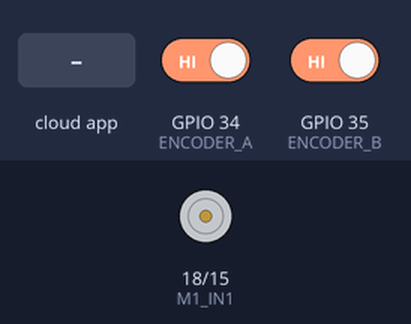
Recording of a sketch running on a simulated ESP32. Parts: motor-driver pin pairs drawn as motors (green arrow = first pin HIGH = forward, orange = second pin HIGH = backward, longer = more drive, scaled by the enable pin). The test bench sets the inputs (shaded band); at power-on: GPIO 34 (ENCODER_A) HIGH, GPIO 35 (ENCODER_B) HIGH. The ROS host is connected and sends only what is stated.

Above: at 3.2 s.
3.3 s: the phone or cloud app sets motor_input to -100
At 4.5 s:
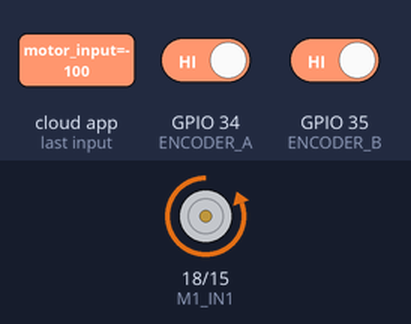
4.8 s: the phone or cloud app sets motor_input to 100
At 5.7 s:
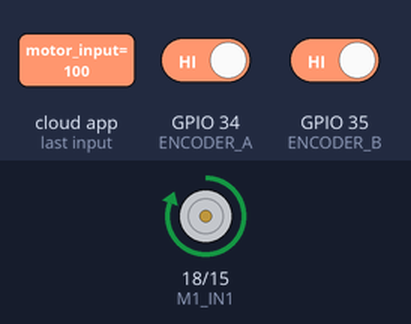
6.3 s: the phone or cloud app sets motor_input to 0
At 6.9 s:
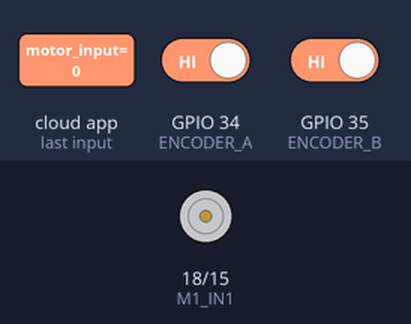
Timing chart, 0 to 9.3 s (numbered marks = the images above; inputs shaded):
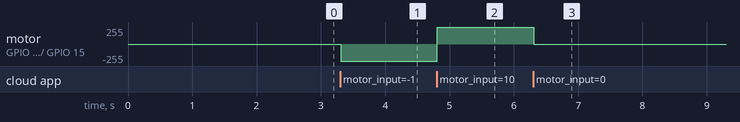

The sketch:

REV_MIN_microros_esp32.ino
```cpp
#include <micro_ros_arduino.h>  // Incluir la biblioteca de micro-ROS
#include <stdio.h>
#include <rcl/rcl.h>
#include <rcl/error_handling.h>
#include <rclc/rclc.h>
#include <rclc/executor.h>
#include <std_msgs/msg/float32.h>  // Usamos Float32 para los mensajes

// Definición de pines según el desafío
#define M1_IN1 18  // GPIO 18 para IN1 del controlador de motor
#define M1_IN2 15  // GPIO 15 para IN2 del controlador de motor
#define M1_PWM 4   // GPIO 4 para PWM del controlador de motor

// Pines del encoder
#define ENCODER_A 34  // GPIO 34 para Fase A del encoder
#define ENCODER_B 35  // GPIO 35 para Fase B del encoder

// Configuración de PWM
#define PWM_FREQ 980        // Frecuencia de PWM en Hz (980 Hz según el desafío)
#define PWM_RESOLUTION 8    // Resolución de 8 bits (0-255)
#define PWM_CHANNEL 0       // Canal PWM para el motor

// Variables de micro-ROS
rcl_subscription_t subscriber;  // Suscriptor para el tema /cmd_pwm
rcl_publisher_t publisher;      // Publicador para el tema /motor_output
std_msgs__msg__Float32 pwm_msg; // Mensaje para recibir valores de /cmd_pwm
std_msgs__msg__Float32 output_msg; // Mensaje para publicar en /motor_output
rclc_executor_t executor;       // Executor de micro-ROS
rclc_support_t support;         // Soporte de micro-ROS
rcl_allocator_t allocator;      // Allocator de micro-ROS
rcl_node_t node;                // Nodo de micro-ROS

// Variables para el encoder
volatile int encoder_count = 0;  // Contador de las cuentas del encoder
int last_encoder_state = 0;      // Estado anterior del encoder
unsigned long last_time = 0;     // Tiempo de la última lectura

// Constantes para el cálculo de RPM
const int ENCODER_PPR = 22;      // Resolución del encoder (11 PPR x 2 canales)
const int GEAR_RATIO = 34;       // Relación de reducción (1:34)

// Función para controlar el motor
void controlMotor(float value) {
  // Asegúrate de que el valor esté entre -1 y 1
  value = constrain(value, -1.0, 1.0);

  // Control de dirección y velocidad
  if (value > 0) {
    // Motor en una dirección (adelante)
    digitalWrite(M1_IN1, HIGH);
    digitalWrite(M1_IN2, LOW);
    ledcWrite(PWM_CHANNEL, value * 255);  // Velocidad proporcional (0-255)
  } else if (value < 0) {
    // Motor en la dirección opuesta (atrás)
    digitalWrite(M1_IN1, LOW);
    digitalWrite(M1_IN2, HIGH);
    ledcWrite(PWM_CHANNEL, -value * 255);  // Velocidad proporcional (0-255)
  } else {
    // Motor detenido
    digitalWrite(M1_IN1, LOW);
    digitalWrite(M1_IN2, LOW);
    ledcWrite(PWM_CHANNEL, 0);  // Velocidad 0
  }
}

// Función de interrupción para leer el encoder
void readEncoder() {
  int stateA = digitalRead(ENCODER_A);
  int stateB = digitalRead(ENCODER_B);
  int current_state = (stateA << 1) | stateB;  // Combinar los estados de A y B

  // Lógica para determinar la dirección y actualizar el contador
  if (current_state != last_encoder_state) {
    if ((last_encoder_state == 0 && current_state == 2) ||
        (last_encoder_state == 2 && current_state == 3) ||
        (last_encoder_state == 3 && current_state == 1) ||
        (last_encoder_state == 1 && current_state == 0)) {
      encoder_count++;  // Giro en sentido horario
    } else {
      encoder_count--;  // Giro en sentido antihorario
    }
    last_encoder_state = current_state;
  }
}

// Callback del suscriptor
void subscription_callback(const void *msgin) {
  const std_msgs__msg__Float32 *msg = (const std_msgs__msg__Float32 *)msgin;
  float value = msg->data;  // Obtener el valor del mensaje
  controlMotor(value);      // Controlar el motor con el valor recibido
}

void setup() {
  // Configura los pines como salida
  pinMode(M1_IN1, OUTPUT);
  pinMode(M1_IN2, OUTPUT);
  pinMode(M1_PWM, OUTPUT);

  // Configura el canal PWM
  ledcSetup(PWM_CHANNEL, PWM_FREQ, PWM_RESOLUTION);
  ledcAttachPin(M1_PWM, PWM_CHANNEL);

  // Configura los pines del encoder como entrada
  pinMode(ENCODER_A, INPUT);
  pinMode(ENCODER_B, INPUT);

  // Configura la interrupción para leer el encoder
  attachInterrupt(digitalPinToInterrupt(ENCODER_A), readEncoder, CHANGE);
  attachInterrupt(digitalPinToInterrupt(ENCODER_B), readEncoder, CHANGE);

  // Inicia micro-ROS
  set_microros_transports();  // Configura los transportes de micro-ROS
  delay(2000);                // Espera para asegurar la inicialización

  // Configura el allocator
  allocator = rcl_get_default_allocator();

  // Inicia el soporte de micro-ROS
  rclc_support_init(&support, 0, NULL, &allocator);

  // Crea el nodo
  rclc_node_init_default(&node, "motor_node", "", &support);

  // Crea el suscriptor para el tema /cmd_pwm
  rclc_subscription_init_default(
    &subscriber,
    &node,
    ROSIDL_GET_MSG_TYPE_SUPPORT(std_msgs, msg, Float32),  // Tipo de mensaje Float32
    "/motor_input");  // Tema al que se suscribe

  // Crea el publicador para el tema /motor_output
  rclc_publisher_init_default(
    &publisher,
    &node,
    ROSIDL_GET_MSG_TYPE_SUPPORT(std_msgs, msg, Float32),  // Tipo de mensaje Float32
    "/motor_output");  // Tema al que se publica

  // Crea el executor
  rclc_executor_init(&executor, &support.context, 2, &allocator);
  rclc_executor_add_subscription(&executor, &subscriber, &pwm_msg, &subscription_callback, ON_NEW_DATA);
}

void loop() {
  // Publicar en el tema /motor_output a 50 Hz (cada 20 ms)
  static unsigned long last_pub_time = 0;
  if (millis() - last_pub_time >= 20) {  // 50 Hz = 20 ms
    // Calcular las revoluciones por minuto (RPM)
    unsigned long current_time = millis();
    float time_elapsed = (current_time - last_time) / 1000.0;  // Tiempo en segundos
    float rpm = (encoder_count / (ENCODER_PPR * GEAR_RATIO * time_elapsed)) * 60;

    // Publicar las revoluciones por minuto
    output_msg.data = rpm;
    rcl_publish(&publisher, &output_msg, NULL);

    // Reiniciar el contador y el tiempo
    encoder_count = 0;
    last_time = current_time;
    last_pub_time = millis();
  }

  // Ejecuta el executor para procesar mensajes
  rclc_executor_spin_some(&executor, RCL_MS_TO_NS(10));
  delay(10);  // Pequeño delay para evitar sobrecarga
}
```

Measured:
- after the input at 3.3 s, motor on GPIO 18 (M1_IN1) / GPIO 15 (M1_IN2): stopped → backward 255/255 at once
- after the input at 4.8 s, motor on GPIO 18 (M1_IN1) / GPIO 15 (M1_IN2): backward 255/255 → forward 255/255 at once
- after the input at 6.3 s, motor on GPIO 18 (M1_IN1) / GPIO 15 (M1_IN2): forward 255/255 → stopped at once
